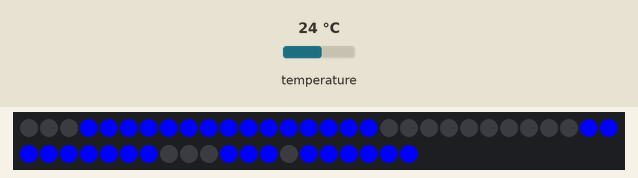
This sketch was run on a simulated Arduino Uno, built with avr-gcc and run on an emulated ATmega328P. Shown: 50 RGB LEDs in strip order, left to right, continuing on the next row. The inputs (shaded band) are chosen by the test bench; at power-on: temperature 24 °C.

Above: at 2.8 s.
2.9 s: temperature set to 12 °C
At 4.4 s:
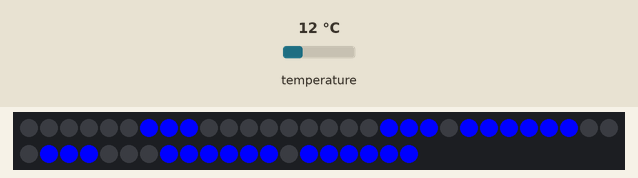
4.7 s: temperature set to 19 °C
At 6.5 s:
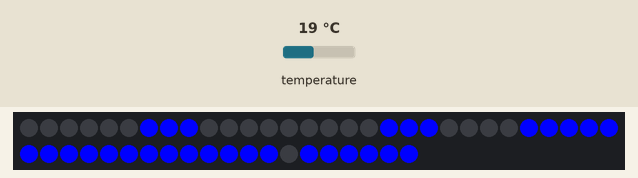
7.3 s: temperature set to 28 °C
At 9.6 s:
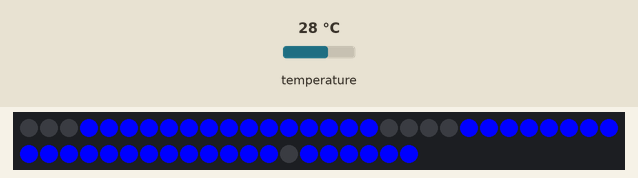
Timing chart, 0 to 11.1 s (numbered marks = the images above; inputs shaded):
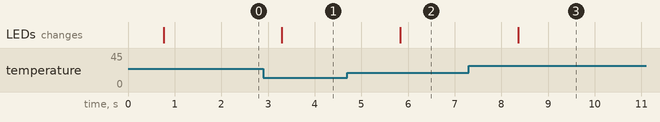

The sketch:

_3D_LED_7_Segment_code.ino
```cpp
#include "FastLED.h"
#include <OneWire.h>
#include <DallasTemperature.h>

/********************************************************************/
// Data wire is plugged into pin 2 on the Arduino
#define ONE_WIRE_BUS 2
/********************************************************************/
// Setup a oneWire instance to communicate with any OneWire devices
// (not just Maxim/Dallas temperature ICs)
OneWire oneWire(ONE_WIRE_BUS);
/********************************************************************/
// Pass our oneWire reference to Dallas Temperature.
DallasTemperature sensors(&oneWire);
/********************************************************************/
int led7type1[10][21] = {
  {1, 1, 1, 1, 1, 1, 1, 1, 1, 0, 0, 0, 1, 1, 1, 1, 1, 1, 1, 1, 1},
  {0, 0, 0, 0, 0, 0, 1, 1, 1, 0, 0, 0, 0, 0, 0, 0, 0, 0, 1, 1, 1},
  {0, 0, 0, 1, 1, 1, 1, 1, 1, 1, 1, 1, 1, 1, 1, 1, 1, 1, 0, 0, 0},
  {0, 0, 0, 1, 1, 1, 1, 1, 1, 1, 1, 1, 0, 0, 0, 1, 1, 1, 1, 1, 1},
  {1, 1, 1, 0, 0, 0, 1, 1, 1, 1, 1, 1, 0, 0, 0, 0, 0, 0, 1, 1, 1},
  {1, 1, 1, 1, 1, 1, 0, 0, 0, 1, 1, 1, 0, 0, 0, 1, 1, 1, 1, 1, 1},
  {1, 1, 1, 1, 1, 1, 0, 0, 0, 1, 1, 1, 1, 1, 1, 1, 1, 1, 1, 1, 1},
  {0, 0, 0, 1, 1, 1, 1, 1, 1, 0, 0, 0, 0, 0, 0, 0, 0, 0, 1, 1, 1},
  {1, 1, 1, 1, 1, 1, 1, 1, 1, 1, 1, 1, 1, 1, 1, 1, 1, 1, 1, 1, 1},
  {1, 1, 1, 1, 1, 1, 1, 1, 1, 1, 1, 1, 0, 0, 0, 1, 1, 1, 1, 1, 1}
};
int led7type2[10][21] = {
  {1, 1, 1, 1, 1, 1, 1, 1, 1, 0, 0, 0, 1, 1, 1, 1, 1, 1, 1, 1, 1},
  {0, 0, 0, 0, 0, 0, 1, 1, 1, 0, 0, 0, 0, 0, 0, 0, 0, 0, 1, 1, 1},
  {1, 1, 1, 1, 1, 1, 0, 0, 0, 1, 1, 1, 0, 0, 0, 1, 1, 1, 1, 1, 1},
  {0, 0, 0, 1, 1, 1, 1, 1, 1, 1, 1, 1, 0, 0, 0, 1, 1, 1, 1, 1, 1},
  {0, 0, 0, 0, 0, 0, 1, 1, 1, 1, 1, 1, 1, 1, 1, 0, 0, 0, 1, 1, 1},
  {0, 0, 0, 1, 1, 1, 1, 1, 1, 1, 1, 1, 1, 1, 1, 1, 1, 1, 0, 0, 0},
  {1, 1, 1, 1, 1, 1, 1, 1, 1, 1, 1, 1, 1, 1, 1, 1, 1, 1, 0, 0, 0},
  {0, 0, 0, 0, 0, 0, 1, 1, 1, 0, 0, 0, 0, 0, 0, 1, 1, 1, 1, 1, 1},
  {1, 1, 1, 1, 1, 1, 1, 1, 1, 1, 1, 1, 1, 1, 1, 1, 1, 1, 1, 1, 1},
  {0, 0, 0, 1, 1, 1, 1, 1, 1, 1, 1, 1, 1, 1, 1, 1, 1, 1, 1, 1, 1}
};
int temp = 0;
int temp1 = 0;
int temp2 = 0;
int i;

#define LED_FULL_BUS 3
#define NUM_LEDS 50
CRGB leds[NUM_LEDS];

void setup() {
  FastLED.addLeds<UCS1903, LED_FULL_BUS>(leds, NUM_LEDS);
  //Serial.begin(9600);
}

void writeLed7(int type, int offset, int value){
  for( i = 0 ; i < 21; i++ ){
    if( type == 1 ){
      if( led7type1[value][i] > 0 ){
        leds[offset + i] = CRGB::Blue;
      } else {
        leds[offset + i] = CRGB::Black;
      }
    } else {
      if( led7type2[value][i] > 0 ){
        leds[offset + i] = CRGB::Blue;
      } else {
        leds[offset + i] = CRGB::Black;
      }
    }
  }
}

void writeSpecial(int offset, int len, int value){
  for( i = offset; i < offset + len; i++ ){
    if( value > 0 ){
      leds[i] = CRGB::Blue;
    } else {
      leds[i] = CRGB::Black;
    }
  }
}

void loop() {
//  leds[0] = CRGB::White; FastLED.show(); delay(30);
//  //Example 1: set color from red, green, and blue components individually
//  leds[i].red =    50;
//  leds[i].green = 100;
//  leds[i].blue =  150;
//
//  //Example 2: set color from red, green, and blue components all at once
//  leds[i] = CRGB( 50, 100, 150);

  sensors.requestTemperatures(); // Send the command to get temperature readings
  /********************************************************************/
  temp = (int)sensors.getTempCByIndex(0);
  // Convert
  if(temp > 9){
    temp1 = temp/10;
    temp2 = temp%10;
  } else {
    temp1 = 0;
    temp2 = temp;
  }
//  Serial.print(temp);
//  Serial.print(" ");
//  Serial.print(temp1);
//  Serial.print(" ");
//  Serial.println(temp2);
  // write out
  writeLed7(1, 0,  temp1);
  writeLed7(2, 22, temp2);
  writeSpecial(44, 6, 1);
  FastLED.show();
  // delay 0.5s
  delay(500);
}
```

Measured:
- after the input at 2.9 s, the LEDs: change after 0.40 s (image 1)
- after the input at 4.7 s, the LEDs: change after 1.1 s (image 2)
- after the input at 7.3 s, the LEDs: change after 1.1 s (image 3)
